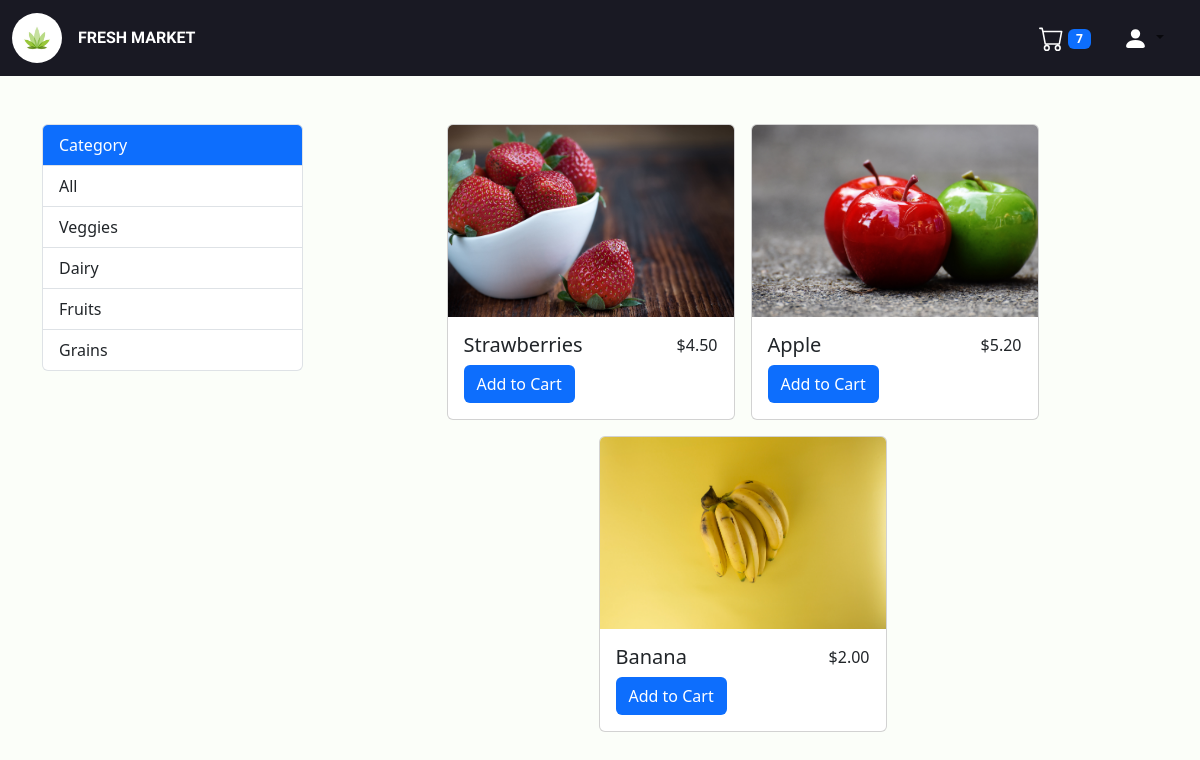
The page /eapp/filter/3/ (signed in) on the database its author committed.
### eapp/models.py (models this page shows, shortened)
class Category(models.Model):
    category_name = models.CharField(max_length=200)
    def __str__(self):
        return self.category_name

class Product(models.Model):
    name = models.CharField(max_length=200)
    price = models.DecimalField(max_digits=10, decimal_places=2)
    product_image = models.ImageField(default='def.png'
                                      , upload_to='product_images')
    category = models.ForeignKey(to=Category, on_delete=models.CASCADE)

### eapp/views.py (the view)
# urls.py: path("filter/<int:category_id>/", views.fliter, name='eapp-filter'),
def fliter(request, category_id):
    category = Category.objects.all()
    filter_product = Product.objects.filter(category=category_id)
    cart_item = CartItem.objects.filter(customer_id=request.user.id)
    total_quantity = cart_item.aggregate(Sum("quantity"))
    return render(request, template_name="home.html",
                  context={'products': filter_product, 'category': category, 'total_quantity': total_quantity})

### eapp/templates/home.html (shortened to what this page needs)
{% extends "base.html" %}
{% block content %}
    {% load static %}
    <div class="row justify-content-center mt-5">
        <div class="col-md-3 mb-5 ">
            <ul class="list-group">
                <li class="text-white list-group-item category-head">Category</li>
                <a href="{% url 'eapp-home' %}" class="list-group-item list-group-item-action">All</a>
                {% for item in category %}
                    <a href={% url 'eapp-filter' category_id=item.id %} class="list-group-item list-group-item-action">
                    {{ item }} </a>
                {% endfor %}
            </ul>
        </div>
        <div class="col-9 d-flex flex-wrap flex-row justify-content-center align-center gap-3">
            {% for product in products %}
                <div class="card" style="width: 18rem;">
                    <img alt="product_image" class="card-img-top " src="{{ product.product_image.url }}">
                    <div class="card-body">
                        <div class="d-flex justify-content-between">
                            <h5 class="card-title ">{{ product.name }}</h5>
                            <p class="card-text">${{ product.price }}</p>
                        </div>
                        <a id=btn_{{ product.id }} class="btn custom-btn"
                           href="{% url 'eapp-add' product_id=product.id %}">Add to Cart</a>
                    </div>
                </div>
            {% endfor %}
        </div>
    </div>
{% endblock %}

### static/eapp/base.css (style rules this page uses)
body { background-color: #FBFEF9; }
.custom-btn { color: #ffffff; background-color: #0d6efd; }
.list-group-item:first-child { background-color: #0d6efd; }
.card-img-top { height: 12rem; object-fit: cover; }

### rows shown on the page
Category: category_name "Veggies"
Category: category_name "Dairy"
Category: category_name "Fruits"
Category: category_name "Grains"
Product: product_image (picture), name "Strawberries", price "4.50"
Product: product_image (picture), name "Apple", price "5.20"
Product: product_image (picture), name "Banana", price "2.00"

### other values the page prints
{{ total_quantity.quantity__sum }} "7"
